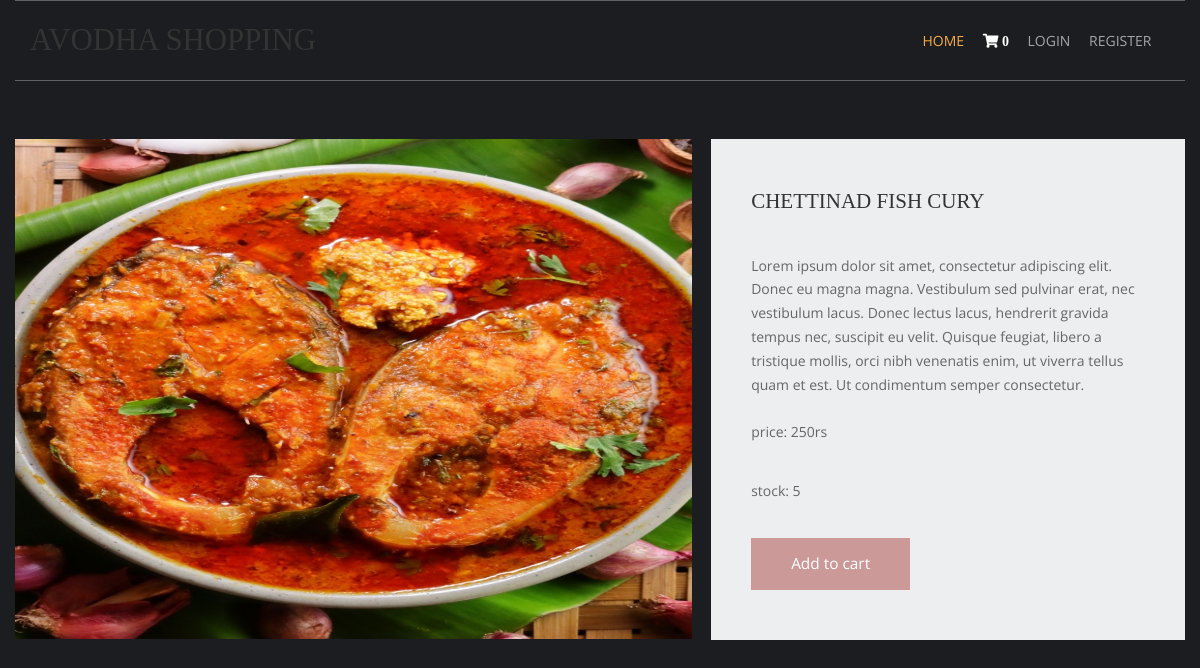
The app's page /fish-recipes/chettinad-fish-cury/ with its own data.
### shop/models.py (models this page shows, shortened)
class products(models.Model):
    name=models.CharField(max_length=150,unique=True)
    slug=models.SlugField(max_length=250,unique=True)
    img=models.ImageField(upload_to='product')
    desc=models.TextField()
    stock=models.IntegerField()
    available=models.BooleanField()
    price=models.IntegerField()
    category=models.ForeignKey(categ,on_delete=models.CASCADE)

### shop/views.py (the view)
# urls.py: path('<slug:c_slug>/<slug:product_slug>/', views.prodDetails, name='details'),
def prodDetails(request,c_slug,product_slug):
    try:
        prod=products.objects.get(category__slug=c_slug,slug=product_slug)
    except Exception as e:
        raise e
    return render(request,'item.html',{'pr':prod})

### cart/context_processor.py (called while the page is built)
def count(request):
    item_count=0;
    if 'admin' in request.path:
        return{}
    else:
        try:
            ct=cartlist.objects.filter(cart_id=c_id(request))
            cti=items.objects.all().filter(cart=ct[:1])
            for c in cti:
                item_count+=c.quan
        except cartlist.ObjectDoesNotExist:
            item_count=0
        return dict(itc=item_count)

### cart/views.py (called while the page is built)
def c_id(request):
    ct_id=request.session.session_key
    if not ct_id:
        ct_id=request.session.create()
    return ct_id

### templates/item.html (shortened to what this page needs)
{% extends 'base.html' %}
{% load static %}
{% block content %}
<html lang="en">
<head>
    <link href="{% static 'pr/fontawesome/css/all.min.css' %}" rel="stylesheet" />
    <link href="{% static 'pr/css/templatemo-comparto.css' %}" rel="stylesheet" />
</head>
<body>
    <br><br>
        <section class="tm-mb-1" id="about">
            <div class="tm-row tm-about-row">
                <div class="tm-section-1-l">
                    <img src="{{pr.img.url}}" alt="About image" class="tm-img-responsive" style="height: 500;width: 800;">
                </div>
                <article class="tm-section-1-r tm-bg-color-8">
                    <h2 class="tm-mb-2 tm-title-color">{{pr.name}}</h2>
                    <p> {{pr.desc}} <br><br>price: {{pr.price}}rs</p>
                    <p>stock: {{pr.stock}}</p>
{% if pr.stock <= 0 %}
<h1 style="color: red;">sorry.No stock</h1>
                {% else %}
                    <a href="{% url 'addcart' pr.id %}" class="tm-btn tm-btn-1 tm-link-to-services">Add to cart</a>
{% endif %}
                </article>
            </div>
        </section>
</body>
</html>
{% endblock %}

### static/hm/layout/styles/layout.css (style rules this page uses)
*, *::before, *::after { transition:all .3s ease-in-out; }
body { color:#A5A6AA; background-color:#1C1D21; }
a { color:#FBAB45; }

### static/pr/css/templatemo-comparto.css (style rules this page uses)
*, *::before, *::after { box-sizing: border-box; outline: none; }
ul, h1, h2, h3, h4, p, figure { padding: 0; margin: 0; }
body { font-family: 'Open Sans', Arial, sans-serif; font-size: 18px; overflow-x: hidden; padding-left: 15px; padding-right: 15px; margin: 0; }
h2 { font-size: 1.5rem; }
a { transition: all 0.3s ease; text-decoration: none; }
p { color: #666; line-height: 1.7; margin-bottom: 35px; }
h1, h2, h3, h4, h5, h6 { color: #333; }
.tm-mb-1 { margin-bottom: 20px; }
.tm-mb-2 { margin-bottom: 40px; }
.tm-bg-color-8 { background-color: #EDEEEF; }
.tm-img-responsive { max-width: 100%; height: auto; }
.tm-section-1-l { width: 57.85%; margin-right: 1.65%; }
.tm-section-1-r { padding: 50px 40px; width: 40.5%; }
.tm-row { display: flex; }
.tm-btn { display: inline-block; padding: 15px 40px; font-size: 1.1rem; border: none; background-color: #CC9999; color: white; }
a { color: #666; }

### static/hm/layout/styles/framework.css (style rules this page uses)
html { overflow-y:scroll; overflow-x:hidden; }
html, body { margin:0; padding:0; font-size:14px; line-height:1.6em; }
*, *::before, *::after { box-sizing:border-box; }
a { outline:none; text-decoration:none; }
img { width:auto; max-width:100%; height:auto; margin:0; padding:0; border:none; line-height:normal; vertical-align:middle; }
body, input, textarea, select { font-family:Verdana, Geneva, sans-serif; }
h1, h2, h3, h4, h5, h6, .heading { font-family:Georgia, "Times New Roman", Times, serif; }
::placeholder { opacity:1; }
h1, h2, h3, h4, h5, h6, .heading { margin:0 0 20px 0; font-size:1.4rem; line-height:normal; font-weight:normal; text-transform:uppercase; }
address, article, aside, figcaption, figure, footer, header, main, nav, section { display:block; margin:0; padding:0; }

### records on screen
products: img (picture), name "CHETTINAD FISH CURY", desc "Lorem ipsum dolor sit amet, consectetur adipiscing elit. Donec eu magna magna. Vestibulum sed pulvinar erat, nec vestibulum lacus. Donec lectus lacus, hendrerit gravida tempus nec, suscipit eu velit. Quisque feugiat, libero a tristique mollis, orci nibh venenatis enim, ut viverra tellus quam et est. Ut condimentum semper consectetur.", price "250", stock "5"

### other values on screen
{{ itc }} "0"
